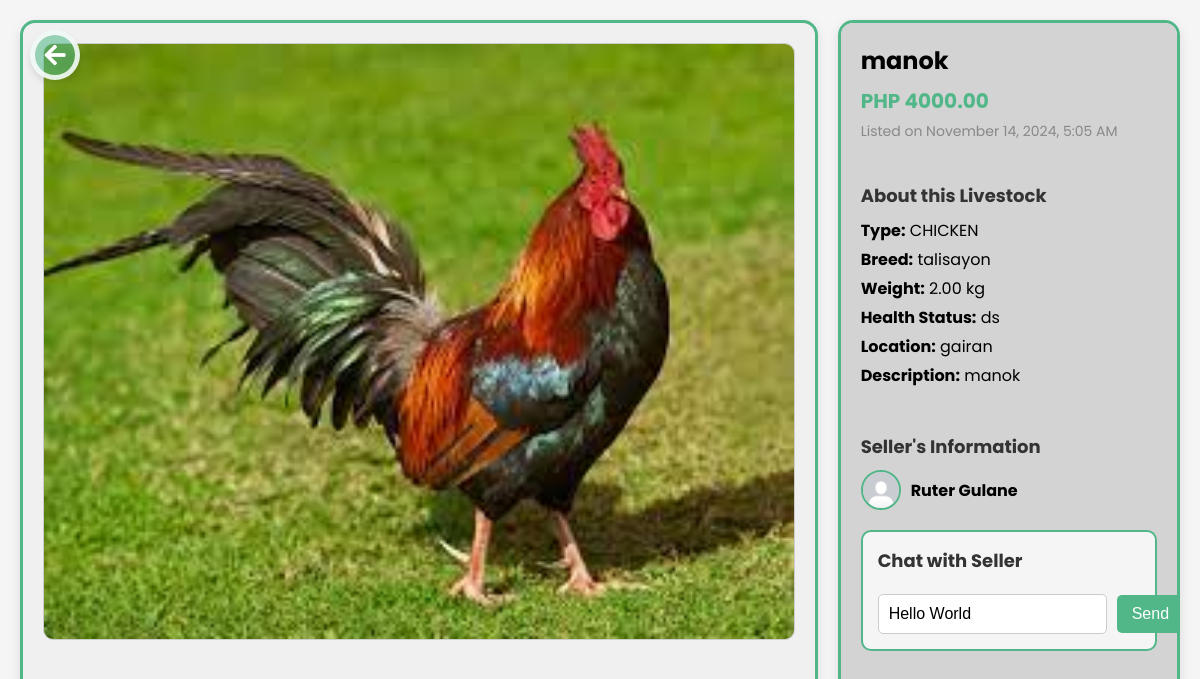
Page /Frontend/Pages/details-page.php?post_id=8 (signed in) on the committed database.
### tables this page shows
CREATE TABLE `livestock_posts` (
  `post_id` int(11) NOT NULL,
  `farmer_id` int(11) NOT NULL,
  `title` varchar(255) NOT NULL,
  `description` text NOT NULL,
  `livestock_type` enum('COW','SHEEP','GOAT','CHICKEN','PIG') NOT NULL,
  `breed` varchar(100) DEFAULT NULL,
  `age` decimal(5,2) DEFAULT NULL COMMENT 'Age in years, e.g., 1.5 years',
  `weight` decimal(10,2) DEFAULT NULL COMMENT 'Weight in kilograms',
  `health_status` varchar(255) DEFAULT NULL,
  `location` varchar(255) DEFAULT NULL,
  `price` decimal(10,2) NOT NULL,
  `quantity` int(11) DEFAULT 1,
  `image_posts` varchar(255) DEFAULT NULL,
  `date_posted` timestamp NOT NULL DEFAULT current_timestamp(),
  `updated_at` timestamp NOT NULL DEFAULT current_timestamp() ON UPDATE current_timestamp(),
  `availability` enum('Available','Sold') DEFAULT 'Available'
);

CREATE TABLE `tbl_users` (
  `id` int(11) NOT NULL,
  `user_type` varchar(255) NOT NULL,
  `first_name` varchar(255) NOT NULL,
  `last_name` varchar(255) NOT NULL,
  `username` varchar(255) NOT NULL,
  `phone` varchar(255) NOT NULL,
  `email` varchar(255) NOT NULL,
  `password` varchar(255) NOT NULL,
  `profile_picture` varchar(255) NOT NULL
);

### Frontend/Pages/details-page.php (the view, shortened to what this page needs)
<?php
include('../../Backend/db/db_connect.php');
if (isset($_SESSION['user_type'])) {
    $user_type = $_SESSION['user_type'];
} else {
    echo "User not logged in.";
    exit();
}
$post_id = isset($_GET['post_id']) ? (int)$_GET['post_id'] : 0;
$user_id = $_SESSION['id'];
$listing_query = "SELECT lp.post_id, lp.title, lp.description, lp.price, lp.quantity, lp.image_posts, lp.date_posted,
                  lp.livestock_type, lp.breed, lp.weight, lp.health_status, lp.location, u.id, u.first_name, u.last_name, u.profile_picture
                  FROM livestock_posts lp
                  JOIN tbl_users u ON lp.farmer_id = u.id
                  WHERE lp.post_id = ?";
$stmt = mysqli_prepare($con, $listing_query);
mysqli_stmt_bind_param($stmt, 'i', $post_id);
mysqli_stmt_execute($stmt);
$result = mysqli_stmt_get_result($stmt);
$listing = mysqli_fetch_assoc($result);
$formatted_date_time = date('F j, Y, g:i A', strtotime($listing['date_posted']));
$default_image = '../../Assets/default-profile.png';
$image_url = !empty($listing['image_posts']) && file_exists('../../uploads/livestock_posts/' . $listing['image_posts'])
    ? '../../uploads/livestock_posts/' . htmlspecialchars($listing['image_posts'])
    : $default_image;
$farmer_profile_picture = !empty($listing['profile_picture']) && file_exists('../../uploads/profile_pictures/' . $listing['profile_picture'])
    ? '../../uploads/profile_pictures/' . htmlspecialchars($listing['profile_picture'])
    : $default_image;
if ($user_type === 'farmer') {
    $back_url = "../../Frontend/Farmer/browse_livestock.php";
} elseif ($user_type === 'buyer') {
    $back_url = "../../Frontend/Buyer/browse_livestock.php";
} else {
    $back_url = "../../Frontend/landingpage.php";
}
?>
<!DOCTYPE html>
<html lang="en">
<head>
    <link rel="stylesheet" href="https://cdnjs.cloudflare.com/ajax/libs/font-awesome/5.15.4/css/all.min.css">
    <link rel="stylesheet" href="../../css/main.css">
    <link rel="stylesheet" href="../../css/details-page.css">
</head>
<body>
    <div class="floating-back-icon">
        <a href="<?php echo $back_url; ?>">
            <i class="fas fa-arrow-left"></i>
        </a>
    </div>
    <div class="container">
        <div class="left-side">
            <img src="<?php echo $image_url; ?>" alt="Livestock Image" class="livestock-img-large">
        </div>
        <div class="right-side">
            <h2><?php echo htmlspecialchars($listing['title']); ?></h2>
            <p class="price">PHP <?php echo htmlspecialchars($listing['price']); ?></p>
            <p class="listing-time">Listed on <?php echo $formatted_date_time; ?></p>
            <div class="details-section">
                <h3>About this Livestock</h3>
                <p><strong>Type:</strong> <?php echo htmlspecialchars($listing['livestock_type']); ?></p>
                <p><strong>Breed:</strong> <?php echo htmlspecialchars($listing['breed']); ?></p>
                <p><strong>Weight:</strong> <?php echo htmlspecialchars($listing['weight']) . ' kg'; ?></p>
                <p><strong>Health Status:</strong> <?php echo htmlspecialchars($listing['health_status']); ?></p>
                <p><strong>Location:</strong> <?php echo htmlspecialchars($listing['location']); ?></p>
                <p><strong>Description:</strong> <?php echo htmlspecialchars($listing['description']); ?></p>
            </div>
            <div class="seller-section">
                <h3>Seller's Information</h3>
                <div class="farmer-details">
                    <img src="<?php echo $farmer_profile_picture; ?>" alt="Farmer Profile" class="farmer-profile-img">
                    <p><strong><?php echo htmlspecialchars($listing['first_name'] . ' ' . $listing['last_name']); ?></strong></p>
                </div>
            </div>
            <div class="chatbox-section">
                <h3>Chat with Seller</h3>
                <div class="chat-input-section">
                    <input type="text" class="chat-input" id="chat-input-field" placeholder="Type your message here...">
                    <button
                        class="send-button"
                        onclick="sendMessage(<?php echo $user_id ?>, <?php echo htmlspecialchars($listing['id']); ?>)">Send</button>
                </div>
            </div>
        </div>
    </div>
</body>
</html>

### css/main.css (style rules this page uses)
* { padding: 0; margin: 0; box-sizing: border-box; }
body { font-family: "Poppins", sans-serif; margin: 0; padding: 0; display: flex; height: 100vh; background-color: #f5f5f5; }
img { height: 50px; width: 50px; }

### css/details-page.css (style rules this page uses)
.container { display: flex; height: 100vh; width: 100%; gap: 20px; padding: 20px; box-sizing: border-box; }
.left-side { width: 70%; padding: 20px; background-color: #f0f0f0; border: 3px solid #52B788; border-radius: 15px; display: flex; flex-direction: column; align-items: center; box-shadow: 0px 4px 12px rgba(0, 0, 0, 0.1); }
.livestock-img-large { width: 100%; height: auto; max-height: 90vh; border-radius: 10px; margin-bottom: 20px; border: 1px solid #ccc; object-fit: cover; }
.right-side { width: 30%; padding: 20px; background-color: #d3d3d3; border: 3px solid #52B788; border-radius: 15px; display: flex; flex-direction: column; box-shadow: 0px 4px 12px rgba(0, 0, 0, 0.1); overflow-y: auto; max-height: 100vh; }
.right-side h2 { font-size: 24px; margin-bottom: 8px; }
.price { font-size: 20px; font-weight: bold; color: #52B788; margin-bottom: 5px; }
.listing-time { color: #888; font-size: 14px; margin-bottom: 20px; }
.details-section h3, .seller-section h3 { font-size: 18px; margin-top: 20px; margin-bottom: 10px; color: #333; }
.details-section p { font-size: 16px; line-height: 1.5; margin: 5px 0; }
.seller-section { margin-top: 20px; }
.farmer-details { display: flex; align-items: center; gap: 10px; margin-top: 10px; }
.farmer-profile-img { width: 40px; height: 40px; border-radius: 50%; border: 2px solid #52B788; object-fit: cover; }
.farmer-details p { font-size: 16px; font-weight: bold; margin: 0; }
.chatbox-section { margin-top: 20px; background-color: #f5f5f5; border: 2px solid #52B788; border-radius: 10px; padding: 15px; display: flex; flex-direction: column; gap: 10px; }
.chatbox-section h3 { font-size: 18px; color: #333; margin-bottom: 10px; }
.chat-input-section { display: flex; gap: 10px; align-items: center; }
.chat-input { flex: 1; padding: 10px; font-size: 16px; border: 1px solid #ccc; border-radius: 5px; }
.send-button { background-color: #52B788; color: #fff; padding: 10px 15px; border: none; border-radius: 5px; cursor: pointer; font-size: 16px; transition: background-color 0.3s; }
.floating-back-icon { position: fixed; top: 30px; left: 30px; z-index: 1000; background-color: #52b78891; border: 5px solid #ffffffd8; border-radius: 50%; box-shadow: 0 4px 6px rgba(0, 0, 0, 0.1); width: 50px; height: 50px; display: flex; align-items: center; justify-content: center; cursor: pointer; }
.floating-back-icon a { color: #ffffff; font-size: 24px; text-decoration: none; transition: transform 0.2s ease, color 0.2s ease; }

### rows in the picture
livestock_posts: image_posts (picture), title "manok", price "4000.00", date_posted "November 14, 2024, 5:05 AM", livestock_type "CHICKEN", breed "talisayon", weight "2.00", health_status "ds", location "gairan", description "manok", farmer.last_name "Ruter Gulane"
